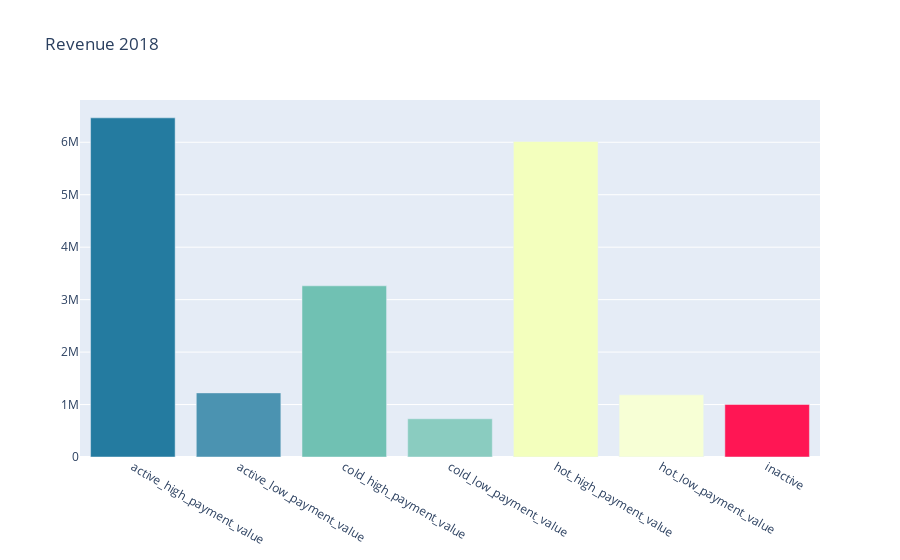

Notebook code cell kept with this figure:
### Code cell
df_revenue_subsegment_2018 = df_clustering_2018.groupby(["sub_segment"]).agg({"payment_value_sum": "sum"}).reset_index()

configure_plotly_browser_state()
trace0 = go.Bar(
    x=df_revenue_subsegment_2018["sub_segment"].values,
    y=df_revenue_subsegment_2018["payment_value_sum"].values,
    marker=dict(
        color=['rgba(36,123,160,1)', 
               'rgba(75,147,177,1)',
               'rgba(112,193,179,1)', 
               'rgba(138,204,192,1)',
               'rgba(243,255,189,1)',
               'rgba(247,255,213,1)',
               'rgba(255,22,84,1)']),
)

data = [trace0]

layout = go.Layout(
    title='Revenue 2018',
)

fig = go.Figure(data=data, layout=layout)
py.iplot(fig)

### Figure 1 — Plotly figure (JSON) as saved in the notebook; plotly's stock layout.template omitted (floating-point values rounded to 4 significant figures)
{"data": [{"marker": {"color": ["rgba(36,123,160,1)", "rgba(75,147,177,1)", "rgba(112,193,179,1)", "rgba(138,204,192,1)", "rgba(243,255,189,1)", "rgba(247,255,213,1)", "rgba(255,22,84,1)"]}, "type": "bar", "x": ["active_high_payment_value", "active_low_payment_value", "cold_high_payment_value", "cold_low_payment_value", "hot_high_payment_value", "hot_low_payment_value", "inactive"], "y": [6465000.0, 1222000.0, 3263000.0, 728900.0, 6014000.0, 1187000.0, 1002000.0]}], "layout": {"title": {"text": "Revenue 2018"}}}
